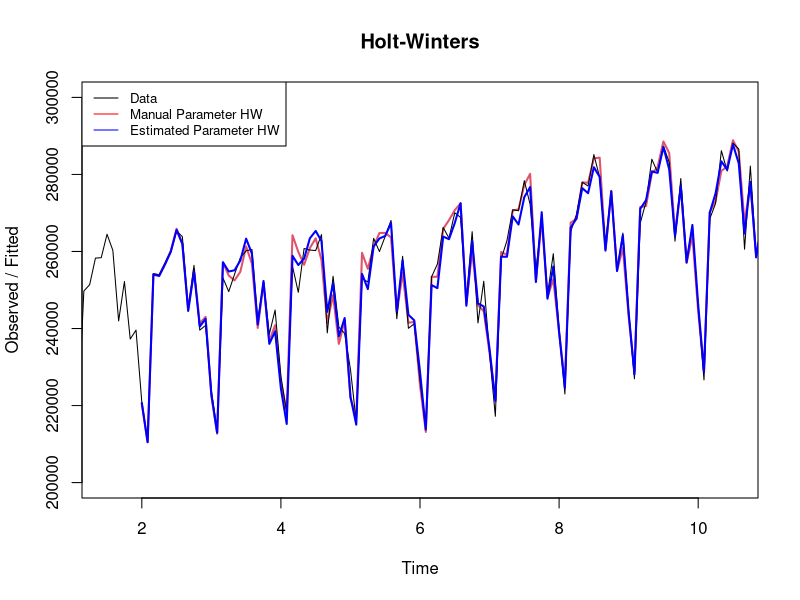

This chart was generated by the following R code:
library(stats)
require(graphics)

# Read in the data
frame<-read.csv("VMTdataTSonly.csv")

# Create a time series object from the data frame
x<-ts(frame, frequency = 12) # monthly data so frequency=12
print(x)

# Compute multiplicative HW model with manually specified parameters
fit1<-HoltWinters(x, seasonal="mult", alpha=0.5, beta=0.5, gamma=0.5)

print(fit1) # view the model

print(fit1$SSE) # print sum of squared errors metric

# Compute multiplicative HW model and have R estimate parameters from data 
fit2<-HoltWinters(x, seasonal="mult") #seasonal = “mult” specifies that R should use a multiplicative model

print(fit2) # view the model

print(fit2$SSE) # print sum of squared errors metric


# Plot and compare results
plot(fit1, xlim=c(1.5,10.5), ylim=c(200000,300000),
     main = "Holt-Winters", lwd=2)
lines(fit2$fitted[,1],col='blue', lwd=2)
legend('topleft', col=c('black','red','blue'), lty=1, cex=0.8,
       legend=c('Data','Manual Parameter HW','Estimated Parameter HW'))
